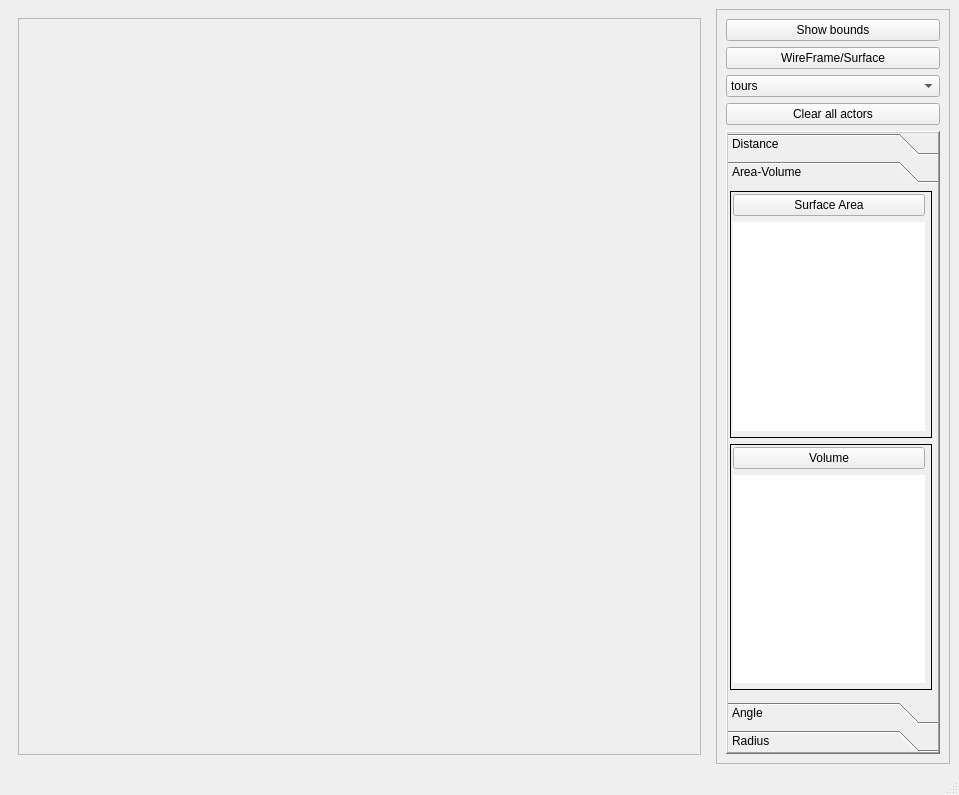
<?xml version="1.0" encoding="UTF-8"?>
<ui version="4.0">
 <class>MainWindow</class>
 <widget class="QMainWindow" name="MainWindow">
  <property name="geometry">
   <rect>
    <x>0</x>
    <y>0</y>
    <width>959</width>
    <height>795</height>
   </rect>
  </property>
  <property name="windowTitle">
   <string>MainWindow</string>
  </property>
  <widget class="QWidget" name="centralwidget">
   <layout class="QHBoxLayout" name="horizontalLayout_2">
    <item>
     <layout class="QHBoxLayout" name="horizontalLayout" stretch="3,1">
      <item>
       <widget class="QWidget" name="leftWidget" native="true">
        <property name="autoFillBackground">
         <bool>true</bool>
        </property>
        <layout class="QHBoxLayout" name="horizontalLayout_4">
         <item>
          <widget class="QFrame" name="leftFrame">
           <property name="frameShape">
            <enum>QFrame::StyledPanel</enum>
           </property>
           <property name="frameShadow">
            <enum>QFrame::Raised</enum>
           </property>
          </widget>
         </item>
        </layout>
       </widget>
      </item>
      <item>
       <widget class="QFrame" name="rightFrame">
        <property name="frameShape">
         <enum>QFrame::StyledPanel</enum>
        </property>
        <property name="frameShadow">
         <enum>QFrame::Raised</enum>
        </property>
        <layout class="QHBoxLayout" name="horizontalLayout_3">
         <item>
          <layout class="QGridLayout" name="gridLayout_2">
           <item row="4" column="0">
            <widget class="QPushButton" name="clearAllActorsBtn">
             <property name="text">
              <string>Clear all actors</string>
             </property>
            </widget>
           </item>
           <item row="3" column="0">
            <widget class="QComboBox" name="showObject">
             <item>
              <property name="text">
               <string>tours</string>
              </property>
             </item>
             <item>
              <property name="text">
               <string>cylinder</string>
              </property>
             </item>
             <item>
              <property name="text">
               <string>bunny</string>
              </property>
             </item>
             <item>
              <property name="text">
               <string>beam</string>
              </property>
             </item>
            </widget>
           </item>
           <item row="2" column="0">
            <widget class="QPushButton" name="wireSurfaceBtn">
             <property name="text">
              <string>WireFrame/Surface</string>
             </property>
            </widget>
           </item>
           <item row="1" column="0">
            <widget class="QPushButton" name="showBoundsBtn">
             <property name="text">
              <string>Show bounds</string>
             </property>
            </widget>
           </item>
           <item row="5" column="0">
            <widget class="QToolBox" name="toolBox">
             <property name="frameShape">
              <enum>QFrame::WinPanel</enum>
             </property>
             <property name="frameShadow">
              <enum>QFrame::Raised</enum>
             </property>
             <property name="currentIndex">
              <number>1</number>
             </property>
             <widget class="QWidget" name="Distance">
              <property name="geometry">
               <rect>
                <x>0</x>
                <y>0</y>
                <width>207</width>
                <height>487</height>
               </rect>
              </property>
              <attribute name="label">
               <string>Distance</string>
              </attribute>
              <layout class="QGridLayout" name="gridLayout_4">
               <property name="leftMargin">
                <number>0</number>
               </property>
               <property name="topMargin">
                <number>0</number>
               </property>
               <property name="rightMargin">
                <number>0</number>
               </property>
               <property name="bottomMargin">
                <number>0</number>
               </property>
               <item row="0" column="0">
                <widget class="QWidget" name="widget" native="true">
                 <layout class="QVBoxLayout" name="verticalLayout_5" stretch="1,1,1">
                  <property name="leftMargin">
                   <number>0</number>
                  </property>
                  <property name="topMargin">
                   <number>0</number>
                  </property>
                  <property name="rightMargin">
                   <number>0</number>
                  </property>
                  <property name="bottomMargin">
                   <number>0</number>
                  </property>
                  <item>
                   <widget class="QFrame" name="frame1">
                    <property name="frameShape">
                     <enum>QFrame::Box</enum>
                    </property>
                    <property name="frameShadow">
                     <enum>QFrame::Plain</enum>
                    </property>
                    <property name="lineWidth">
                     <number>1</number>
                    </property>
                    <layout class="QVBoxLayout" name="verticalLayout">
                     <property name="leftMargin">
                      <number>2</number>
                     </property>
                     <property name="topMargin">
                      <number>2</number>
                     </property>
                     <property name="rightMargin">
                      <number>4</number>
                     </property>
                     <property name="bottomMargin">
                      <number>5</number>
                     </property>
                     <item>
                      <layout class="QGridLayout" name="gridLayout_5">
                       <property name="verticalSpacing">
                        <number>5</number>
                       </property>
                       <item row="0" column="0">
                        <widget class="QComboBox" name="comboBox1">
                         <item>
                          <property name="text">
                           <string>point</string>
                          </property>
                         </item>
                         <item>
                          <property name="text">
                           <string>line</string>
                          </property>
                         </item>
                         <item>
                          <property name="text">
                           <string>face</string>
                          </property>
                         </item>
                        </widget>
                       </item>
                       <item row="2" column="0">
                        <widget class="QPushButton" name="clearBtn1">
                         <property name="text">
                          <string>Clear points</string>
                         </property>
                        </widget>
                       </item>
                       <item row="1" column="0">
                        <widget class="QScrollArea" name="scrollArea">
                         <property name="widgetResizable">
                          <bool>true</bool>
                         </property>
                         <widget class="QWidget" name="scrollAreaWidgetContents">
                          <property name="geometry">
                           <rect>
                            <x>0</x>
                            <y>0</y>
                            <width>195</width>
                            <height>92</height>
                           </rect>
                          </property>
                          <layout class="QVBoxLayout" name="verticalLayout_10">
                           <property name="leftMargin">
                            <number>2</number>
                           </property>
                           <property name="topMargin">
                            <number>2</number>
                           </property>
                           <property name="rightMargin">
                            <number>2</number>
                           </property>
                           <property name="bottomMargin">
                            <number>2</number>
                           </property>
                           <item>
                            <widget class="QLabel" name="label1">
                             <property name="styleSheet">
                              <string notr="true">background-color: white</string>
                             </property>
                             <property name="text">
                              <string>Left side</string>
                             </property>
                             <property name="wordWrap">
                              <bool>true</bool>
                             </property>
                             <property name="textInteractionFlags">
                              <set>Qt::LinksAccessibleByMouse|Qt::TextSelectableByMouse</set>
                             </property>
                            </widget>
                           </item>
                          </layout>
                         </widget>
                        </widget>
                       </item>
                      </layout>
                     </item>
                    </layout>
                   </widget>
                  </item>
                  <item>
                   <widget class="QFrame" name="frame_2">
                    <property name="frameShape">
                     <enum>QFrame::Box</enum>
                    </property>
                    <property name="frameShadow">
                     <enum>QFrame::Plain</enum>
                    </property>
                    <property name="lineWidth">
                     <number>1</number>
                    </property>
                    <layout class="QVBoxLayout" name="verticalLayout_4">
                     <property name="leftMargin">
                      <number>2</number>
                     </property>
                     <property name="topMargin">
                      <number>2</number>
                     </property>
                     <property name="rightMargin">
                      <number>4</number>
                     </property>
                     <property name="bottomMargin">
                      <number>5</number>
                     </property>
                     <item>
                      <layout class="QVBoxLayout" name="verticalLayout_2">
                       <item>
                        <widget class="QComboBox" name="comboBox2">
                         <item>
                          <property name="text">
                           <string>point</string>
                          </property>
                         </item>
                         <item>
                          <property name="text">
                           <string>line</string>
                          </property>
                         </item>
                         <item>
                          <property name="text">
                           <string>face</string>
                          </property>
                         </item>
                        </widget>
                       </item>
                       <item>
                        <widget class="QScrollArea" name="scrollArea_2">
                         <property name="widgetResizable">
                          <bool>true</bool>
                         </property>
                         <widget class="QWidget" name="scrollAreaWidgetContents_2">
                          <property name="geometry">
                           <rect>
                            <x>0</x>
                            <y>0</y>
                            <width>195</width>
                            <height>91</height>
                           </rect>
                          </property>
                          <layout class="QHBoxLayout" name="horizontalLayout_5">
                           <property name="leftMargin">
                            <number>2</number>
                           </property>
                           <property name="topMargin">
                            <number>2</number>
                           </property>
                           <property name="rightMargin">
                            <number>2</number>
                           </property>
                           <property name="bottomMargin">
                            <number>2</number>
                           </property>
                           <item>
                            <widget class="QLabel" name="label2">
                             <property name="styleSheet">
                              <string notr="true">background-color: white</string>
                             </property>
                             <property name="text">
                              <string>Right Side</string>
                             </property>
                             <property name="wordWrap">
                              <bool>true</bool>
                             </property>
                             <property name="textInteractionFlags">
                              <set>Qt::LinksAccessibleByMouse|Qt::TextSelectableByMouse</set>
                             </property>
                            </widget>
                           </item>
                          </layout>
                         </widget>
                        </widget>
                       </item>
                       <item>
                        <widget class="QPushButton" name="clearBtn2">
                         <property name="text">
                          <string>Clear points</string>
                         </property>
                        </widget>
                       </item>
                      </layout>
                     </item>
                    </layout>
                   </widget>
                  </item>
                  <item>
                   <widget class="QFrame" name="frame_3">
                    <property name="styleSheet">
                     <string notr="true"/>
                    </property>
                    <property name="frameShape">
                     <enum>QFrame::Box</enum>
                    </property>
                    <property name="frameShadow">
                     <enum>QFrame::Plain</enum>
                    </property>
                    <property name="lineWidth">
                     <number>1</number>
                    </property>
                    <layout class="QGridLayout" name="gridLayout_3">
                     <property name="leftMargin">
                      <number>2</number>
                     </property>
                     <property name="topMargin">
                      <number>2</number>
                     </property>
                     <property name="rightMargin">
                      <number>4</number>
                     </property>
                     <property name="bottomMargin">
                      <number>5</number>
                     </property>
                     <item row="0" column="0">
                      <layout class="QVBoxLayout" name="verticalLayout_3">
                       <item>
                        <widget class="QPushButton" name="calcDistBtn">
                         <property name="text">
                          <string>Calc distance</string>
                         </property>
                        </widget>
                       </item>
                       <item>
                        <widget class="QLabel" name="distLabel">
                         <property name="autoFillBackground">
                          <bool>false</bool>
                         </property>
                         <property name="styleSheet">
                          <string notr="true">background-color: white</string>
                         </property>
                         <property name="text">
                          <string/>
                         </property>
                         <property name="wordWrap">
                          <bool>true</bool>
                         </property>
                         <property name="openExternalLinks">
                          <bool>true</bool>
                         </property>
                         <property name="textInteractionFlags">
                          <set>Qt::LinksAccessibleByMouse|Qt::TextSelectableByMouse</set>
                         </property>
                        </widget>
                       </item>
                      </layout>
                     </item>
                    </layout>
                   </widget>
                  </item>
                 </layout>
                </widget>
               </item>
              </layout>
             </widget>
             <widget class="QWidget" name="Area_Volume">
              <property name="geometry">
               <rect>
                <x>0</x>
                <y>0</y>
                <width>207</width>
                <height>487</height>
               </rect>
              </property>
              <attribute name="label">
               <string>Area-Volume</string>
              </attribute>
              <layout class="QVBoxLayout" name="verticalLayout_15" stretch="1,1">
               <property name="leftMargin">
                <number>2</number>
               </property>
               <property name="topMargin">
                <number>2</number>
               </property>
               <property name="rightMargin">
                <number>6</number>
               </property>
               <property name="bottomMargin">
                <number>6</number>
               </property>
               <item>
                <widget class="QFrame" name="frame_9">
                 <property name="frameShape">
                  <enum>QFrame::Box</enum>
                 </property>
                 <property name="frameShadow">
                  <enum>QFrame::Plain</enum>
                 </property>
                 <layout class="QVBoxLayout" name="verticalLayout_16">
                  <property name="leftMargin">
                   <number>2</number>
                  </property>
                  <property name="topMargin">
                   <number>2</number>
                  </property>
                  <property name="rightMargin">
                   <number>6</number>
                  </property>
                  <property name="bottomMargin">
                   <number>6</number>
                  </property>
                  <item>
                   <widget class="QPushButton" name="surfaceAreaBtn">
                    <property name="text">
                     <string>Surface Area</string>
                    </property>
                   </widget>
                  </item>
                  <item>
                   <widget class="QLabel" name="label_4">
                    <property name="styleSheet">
                     <string notr="true">background-color: white</string>
                    </property>
                    <property name="text">
                     <string/>
                    </property>
                    <property name="wordWrap">
                     <bool>true</bool>
                    </property>
                    <property name="textInteractionFlags">
                     <set>Qt::LinksAccessibleByMouse|Qt::TextSelectableByMouse</set>
                    </property>
                   </widget>
                  </item>
                 </layout>
                </widget>
               </item>
               <item>
                <widget class="QFrame" name="frame_8">
                 <property name="frameShape">
                  <enum>QFrame::Box</enum>
                 </property>
                 <property name="frameShadow">
                  <enum>QFrame::Plain</enum>
                 </property>
                 <layout class="QVBoxLayout" name="verticalLayout_17">
                  <property name="leftMargin">
                   <number>2</number>
                  </property>
                  <property name="topMargin">
                   <number>2</number>
                  </property>
                  <property name="rightMargin">
                   <number>6</number>
                  </property>
                  <property name="bottomMargin">
                   <number>6</number>
                  </property>
                  <item>
                   <widget class="QPushButton" name="volumeBtn">
                    <property name="text">
                     <string>Volume</string>
                    </property>
                   </widget>
                  </item>
                  <item>
                   <widget class="QLabel" name="label_5">
                    <property name="styleSheet">
                     <string notr="true">background-color: white</string>
                    </property>
                    <property name="text">
                     <string/>
                    </property>
                    <property name="wordWrap">
                     <bool>true</bool>
                    </property>
                    <property name="textInteractionFlags">
                     <set>Qt::LinksAccessibleByMouse|Qt::TextSelectableByMouse</set>
                    </property>
                   </widget>
                  </item>
                 </layout>
                </widget>
               </item>
              </layout>
             </widget>
             <widget class="QWidget" name="angle">
              <property name="geometry">
               <rect>
                <x>0</x>
                <y>0</y>
                <width>207</width>
                <height>487</height>
               </rect>
              </property>
              <attribute name="label">
               <string>Angle</string>
              </attribute>
              <layout class="QVBoxLayout" name="verticalLayout_11" stretch="1,1,1">
               <property name="leftMargin">
                <number>2</number>
               </property>
               <property name="topMargin">
                <number>2</number>
               </property>
               <property name="rightMargin">
                <number>6</number>
               </property>
               <property name="bottomMargin">
                <number>6</number>
               </property>
               <item>
                <widget class="QFrame" name="frame_6">
                 <property name="frameShape">
                  <enum>QFrame::Box</enum>
                 </property>
                 <property name="frameShadow">
                  <enum>QFrame::Plain</enum>
                 </property>
                 <layout class="QGridLayout" name="gridLayout_6">
                  <property name="leftMargin">
                   <number>2</number>
                  </property>
                  <property name="topMargin">
                   <number>2</number>
                  </property>
                  <property name="rightMargin">
                   <number>6</number>
                  </property>
                  <property name="bottomMargin">
                   <number>6</number>
                  </property>
                  <item row="0" column="0">
                   <widget class="QComboBox" name="comboBox">
                    <item>
                     <property name="text">
                      <string>line</string>
                     </property>
                    </item>
                    <item>
                     <property name="text">
                      <string>face</string>
                     </property>
                    </item>
                   </widget>
                  </item>
                  <item row="1" column="0">
                   <widget class="QScrollArea" name="scrollArea_3">
                    <property name="widgetResizable">
                     <bool>true</bool>
                    </property>
                    <widget class="QWidget" name="scrollAreaWidgetContents_3">
                     <property name="geometry">
                      <rect>
                       <x>0</x>
                       <y>0</y>
                       <width>187</width>
                       <height>89</height>
                      </rect>
                     </property>
                     <layout class="QVBoxLayout" name="verticalLayout_13">
                      <property name="leftMargin">
                       <number>2</number>
                      </property>
                      <property name="topMargin">
                       <number>2</number>
                      </property>
                      <property name="rightMargin">
                       <number>2</number>
                      </property>
                      <property name="bottomMargin">
                       <number>2</number>
                      </property>
                      <item>
                       <widget class="QLabel" name="label">
                        <property name="autoFillBackground">
                         <bool>false</bool>
                        </property>
                        <property name="styleSheet">
                         <string notr="true">background-color: white</string>
                        </property>
                        <property name="text">
                         <string/>
                        </property>
                        <property name="wordWrap">
                         <bool>true</bool>
                        </property>
                        <property name="textInteractionFlags">
                         <set>Qt::LinksAccessibleByMouse|Qt::TextSelectableByMouse</set>
                        </property>
                       </widget>
                      </item>
                     </layout>
                    </widget>
                   </widget>
                  </item>
                  <item row="2" column="0">
                   <widget class="QPushButton" name="clearRadiusBtn1">
                    <property name="text">
                     <string>Clear points</string>
                    </property>
                   </widget>
                  </item>
                 </layout>
                </widget>
               </item>
               <item>
                <widget class="QFrame" name="frame_7">
                 <property name="frameShape">
                  <enum>QFrame::Box</enum>
                 </property>
                 <property name="frameShadow">
                  <enum>QFrame::Plain</enum>
                 </property>
                 <layout class="QVBoxLayout" name="verticalLayout_14">
                  <property name="leftMargin">
                   <number>2</number>
                  </property>
                  <property name="topMargin">
                   <number>2</number>
                  </property>
                  <property name="rightMargin">
                   <number>6</number>
                  </property>
                  <property name="bottomMargin">
                   <number>6</number>
                  </property>
                  <item>
                   <widget class="QComboBox" name="comboBox_2">
                    <item>
                     <property name="text">
                      <string>line</string>
                     </property>
                    </item>
                    <item>
                     <property name="text">
                      <string>face</string>
                     </property>
                    </item>
                   </widget>
                  </item>
                  <item>
                   <widget class="QScrollArea" name="scrollArea_4">
                    <property name="widgetResizable">
                     <bool>true</bool>
                    </property>
                    <widget class="QWidget" name="scrollAreaWidgetContents_4">
                     <property name="geometry">
                      <rect>
                       <x>0</x>
                       <y>0</y>
                       <width>187</width>
                       <height>88</height>
                      </rect>
                     </property>
                     <layout class="QVBoxLayout" name="verticalLayout_18">
                      <property name="leftMargin">
                       <number>2</number>
                      </property>
                      <property name="topMargin">
                       <number>2</number>
                      </property>
                      <property name="rightMargin">
                       <number>2</number>
                      </property>
                      <property name="bottomMargin">
                       <number>2</number>
                      </property>
                      <item>
                       <widget class="QLabel" name="label_2">
                        <property name="styleSheet">
                         <string notr="true">background-color: white</string>
                        </property>
                        <property name="text">
                         <string/>
                        </property>
                        <property name="wordWrap">
                         <bool>true</bool>
                        </property>
                        <property name="textInteractionFlags">
                         <set>Qt::LinksAccessibleByMouse|Qt::TextSelectableByKeyboard</set>
                        </property>
                       </widget>
                      </item>
                     </layout>
                    </widget>
                   </widget>
                  </item>
                  <item>
                   <widget class="QPushButton" name="clearRadiusBtn2">
                    <property name="text">
                     <string>Clear points</string>
                    </property>
                   </widget>
                  </item>
                 </layout>
                </widget>
               </item>
               <item>
                <widget class="QFrame" name="frame_5">
                 <property name="frameShape">
                  <enum>QFrame::Box</enum>
                 </property>
                 <property name="frameShadow">
                  <enum>QFrame::Plain</enum>
                 </property>
                 <layout class="QVBoxLayout" name="verticalLayout_12">
                  <property name="leftMargin">
                   <number>2</number>
                  </property>
                  <property name="topMargin">
                   <number>2</number>
                  </property>
                  <property name="rightMargin">
                   <number>6</number>
                  </property>
                  <property name="bottomMargin">
                   <number>6</number>
                  </property>
                  <item>
                   <widget class="QPushButton" name="calcAngleBtn">
                    <property name="text">
                     <string>Calc angle</string>
                    </property>
                   </widget>
                  </item>
                  <item>
                   <widget class="QScrollArea" name="scrollArea_5">
                    <property name="widgetResizable">
                     <bool>true</bool>
                    </property>
                    <widget class="QWidget" name="scrollAreaWidgetContents_5">
                     <property name="geometry">
                      <rect>
                       <x>0</x>
                       <y>0</y>
                       <width>187</width>
                       <height>115</height>
                      </rect>
                     </property>
                     <layout class="QHBoxLayout" name="horizontalLayout_6">
                      <property name="leftMargin">
                       <number>2</number>
                      </property>
                      <property name="topMargin">
                       <number>2</number>
                      </property>
                      <property name="rightMargin">
                       <number>2</number>
                      </property>
                      <property name="bottomMargin">
                       <number>2</number>
                      </property>
                      <item>
                       <widget class="QLabel" name="radiusLabel">
                        <property name="styleSheet">
                         <string notr="true">background-color: white</string>
                        </property>
                        <property name="text">
                         <string/>
                        </property>
                        <property name="wordWrap">
                         <bool>true</bool>
                        </property>
                        <property name="textInteractionFlags">
                         <set>Qt::LinksAccessibleByMouse|Qt::TextSelectableByMouse</set>
                        </property>
                       </widget>
                      </item>
                     </layout>
                    </widget>
                   </widget>
                  </item>
                 </layout>
                </widget>
               </item>
              </layout>
             </widget>
             <widget class="QWidget" name="Radius">
              <property name="geometry">
               <rect>
                <x>0</x>
                <y>0</y>
                <width>207</width>
                <height>487</height>
               </rect>
              </property>
              <attribute name="label">
               <string>Radius</string>
              </attribute>
              <layout class="QGridLayout" name="gridLayout">
               <property name="leftMargin">
                <number>0</number>
               </property>
               <property name="topMargin">
                <number>7</number>
               </property>
               <property name="rightMargin">
                <number>0</number>
               </property>
               <property name="bottomMargin">
                <number>9</number>
               </property>
               <item row="0" column="0">
                <widget class="QFrame" name="frame">
                 <property name="frameShape">
                  <enum>QFrame::Box</enum>
                 </property>
                 <property name="frameShadow">
                  <enum>QFrame::Plain</enum>
                 </property>
                 <property name="midLineWidth">
                  <number>0</number>
                 </property>
                 <layout class="QVBoxLayout" name="verticalLayout_7">
                  <property name="spacing">
                   <number>8</number>
                  </property>
                  <property name="leftMargin">
                   <number>2</number>
                  </property>
                  <property name="topMargin">
                   <number>2</number>
                  </property>
                  <property name="bottomMargin">
                   <number>9</number>
                  </property>
                  <item>
                   <layout class="QVBoxLayout" name="verticalLayout_6" stretch="2,1">
                    <item>
                     <widget class="QPushButton" name="selectCircleBtn">
                      <property name="text">
                       <string>Circle</string>
                      </property>
                     </widget>
                    </item>
                    <item>
                     <widget class="QLabel" name="circleLabel">
                      <property name="styleSheet">
                       <string notr="true">background-color: white</string>
                      </property>
                      <property name="text">
                       <string/>
                      </property>
                      <property name="wordWrap">
                       <bool>true</bool>
                      </property>
                      <property name="textInteractionFlags">
                       <set>Qt::LinksAccessibleByMouse|Qt::TextSelectableByMouse</set>
                      </property>
                     </widget>
                    </item>
                   </layout>
                  </item>
                 </layout>
                </widget>
               </item>
               <item row="1" column="0">
                <widget class="QFrame" name="frame_4">
                 <property name="frameShape">
                  <enum>QFrame::Box</enum>
                 </property>
                 <property name="frameShadow">
                  <enum>QFrame::Plain</enum>
                 </property>
                 <layout class="QVBoxLayout" name="verticalLayout_9">
                  <property name="leftMargin">
                   <number>2</number>
                  </property>
                  <property name="topMargin">
                   <number>2</number>
                  </property>
                  <item>
                   <layout class="QVBoxLayout" name="verticalLayout_8" stretch="2,1">
                    <item>
                     <widget class="QPushButton" name="selectCylinderBtn">
                      <property name="text">
                       <string>Cylinder</string>
                      </property>
                     </widget>
                    </item>
                    <item>
                     <widget class="QLabel" name="cylinderLabel">
                      <property name="styleSheet">
                       <string notr="true">background-color: white</string>
                      </property>
                      <property name="text">
                       <string/>
                      </property>
                      <property name="wordWrap">
                       <bool>true</bool>
                      </property>
                      <property name="textInteractionFlags">
                       <set>Qt::LinksAccessibleByMouse|Qt::TextSelectableByMouse</set>
                      </property>
                     </widget>
                    </item>
                   </layout>
                  </item>
                 </layout>
                </widget>
               </item>
              </layout>
             </widget>
            </widget>
           </item>
          </layout>
         </item>
        </layout>
       </widget>
      </item>
     </layout>
    </item>
   </layout>
  </widget>
  <widget class="QMenuBar" name="menubar">
   <property name="geometry">
    <rect>
     <x>0</x>
     <y>0</y>
     <width>959</width>
     <height>23</height>
    </rect>
   </property>
  </widget>
  <widget class="QStatusBar" name="statusbar"/>
 </widget>
 <resources/>
 <connections/>
</ui>
